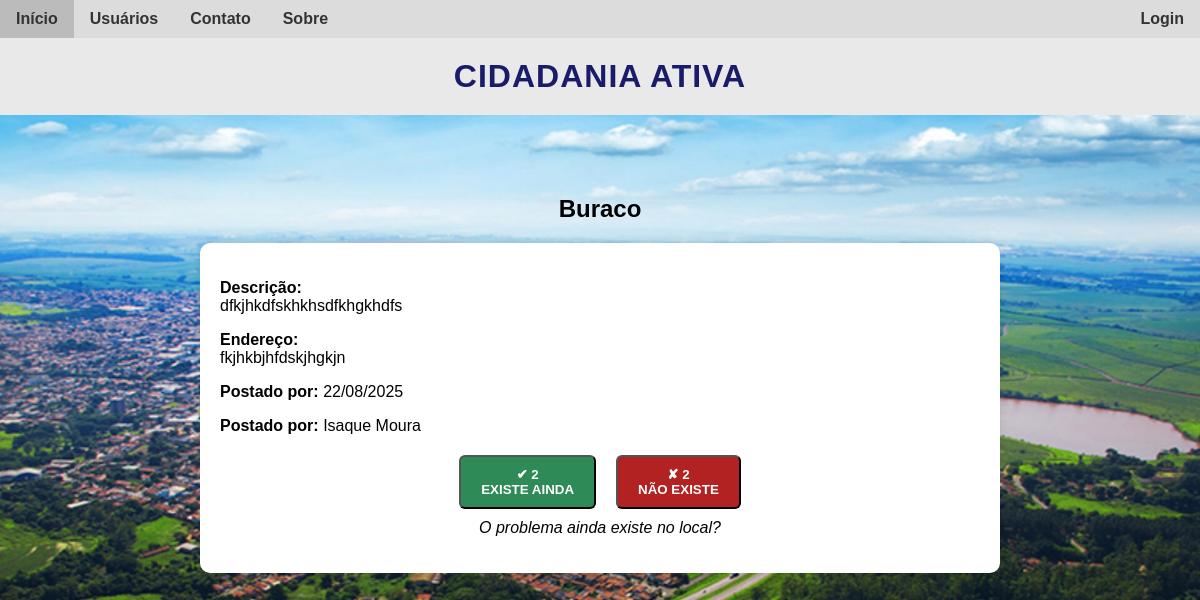
/problema/4, run on an earlier commit of the app's database.
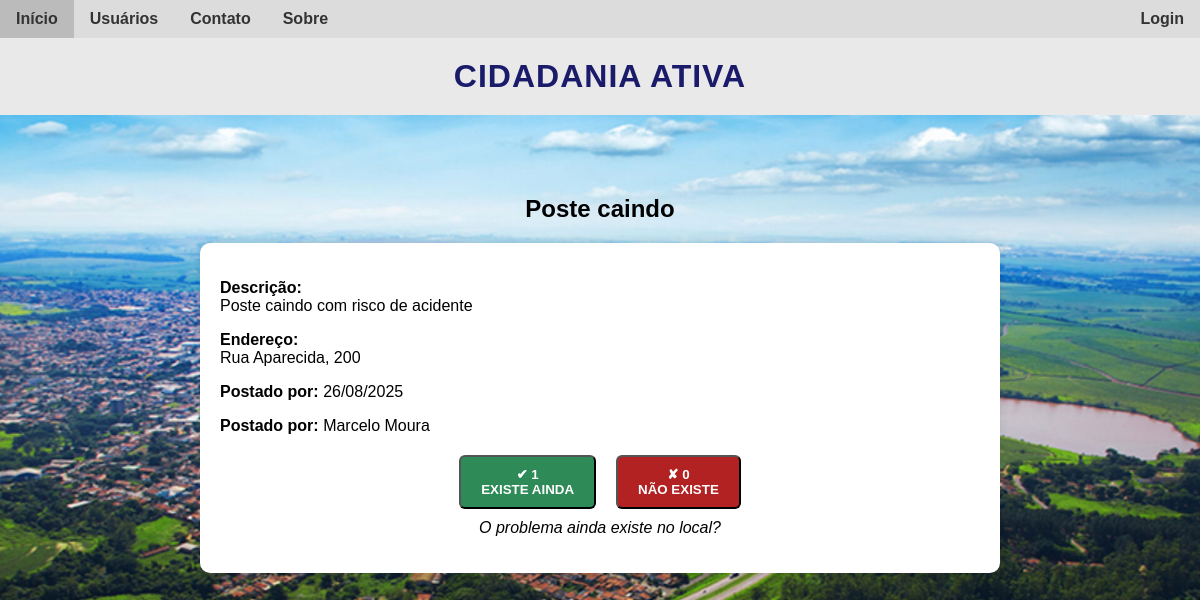
And on a later commit of the database.
### atividadeextensionista2/models.py (models this page shows)
class Problema(database.Model):
    __tablename__ = 'problema'
    id = database.Column(database.Integer, primary_key=True)
    titulo = database.Column(database.String, nullable=False)
    descricao = database.Column(database.Text, nullable=False)
    endereco = database.Column(database.String, nullable=False)
    imagem = database.Column(database.String, default='sem_imagem.jpg')
    data_criacao = database.Column(database.DateTime, default=datetime.utcnow)
    status = database.Column(database.String, default='ativo')
    id_usuario = database.Column(database.Integer, database.ForeignKey('usuario.id'), nullable=False)
    validacoes = database.relationship(
        'Validacao',
        backref='problema',
        lazy=True,
        cascade='all, delete-orphan'  # Remove as validações quando o problema é excluído
    )
    def contar_validacoes(self, tipo):
        return Validacao.query.filter_by(
            id_problema=self.id,
            tipo=tipo
        ).count()

class Usuario(database.Model, UserMixin):
    __tablename__ = 'usuario'
    id = database.Column(database.Integer, primary_key=True)
    username = database.Column(database.String, nullable=False)
    email = database.Column(database.String, nullable=False, unique=True)
    senha = database.Column(database.String, nullable=False)
    problemas = database.relationship('Problema', backref='autor', lazy=True)
    validacoes = database.relationship('Validacao', backref='usuario', lazy=True)

### atividadeextensionista2/routes.py (the view)
@app.route('/problema/<int:id>')
def exibir_problema(id):
    problema = Problema.query.get_or_404(id)
    return render_template('problema.html', problema=problema)

### atividadeextensionista2/templates/problema.html (shortened to what this page needs)
{% extends "base.html" %}
{% block content %}
<main style="max-width: 800px; margin: 20px auto;">
    <h2 style="text-align: center;">{{ problema.titulo }}</h2>
    <div class="fundo-cinza" style="background: #fff; border-radius: 10px; padding: 20px; box-shadow: 0 0 10px rgba(0,0,0,0.1);">
        <p><strong>Descrição:</strong><br>{{ problema.descricao }}</p>
        <p><strong>Endereço:</strong><br>{{ problema.endereco }}</p>
        <p><strong>Postado por:</strong> {{ problema.data_criacao.strftime('%d/%m/%Y') }}</p>
        <p><strong>Postado por:</strong> {{ problema.autor.username }}</p>
        <div class="botoes-validacao" style="margin-top: 20px;">
            <form action="{{ url_for('validar_problema', id_problema=problema.id, tipo='existe') }}" method="POST">
                <button class="botao verde">✔ {{ problema.contar_validacoes('existe') }}<br>EXISTE AINDA</button>
            </form>
            <form action="{{ url_for('validar_problema', id_problema=problema.id, tipo='nao_existe') }}" method="POST">
                <button class="botao vermelho">✘ {{ problema.contar_validacoes('nao_existe') }}<br>NÃO EXISTE</button>
            </form>
        </div>
        <p class="pergunta-validacao" style="text-align: center;">O problema ainda existe no local?</p>
    </div>
</main>
{% endblock %}

What changed in the data, as far as the page shows it:
no longer on this page (row edited): Usuario: autor.username "Isaque Moura"
changed Problema: titulo "Buraco" → "Poste caindo"; descricao "dfkjhkdfskhkhsdfkhgkhdfs" → "Poste caindo com risco de acidente"; endereco "fkjhkbjhfdskjhgkjn" → "Rua Aparecida, 200"; data_criacao "22/08/2025" → "26/08/2025"
now on this page (row edited): Usuario: autor.username "Marcelo Moura"
Also different on the page:
{{ problema.contar_validacoes('existe') }}: "2" → "1"
{{ problema.contar_validacoes('nao_existe') }}: "2" → "0"
